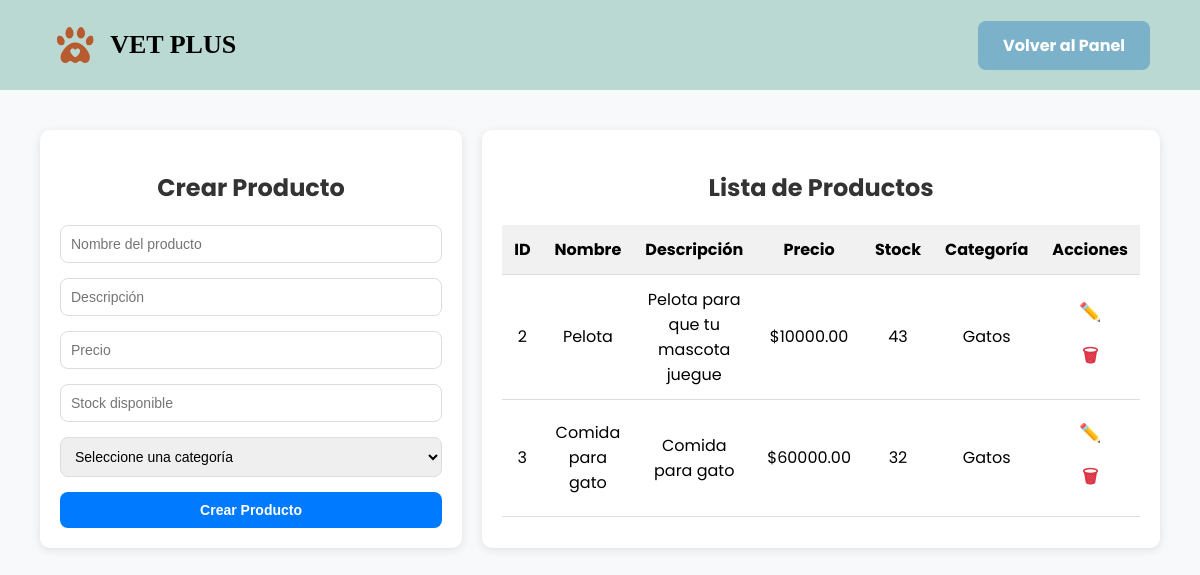
/products (signed in), run on the app's committed database.
### vetplus/models.py (models this page shows)
class Product(db.Model):
    id = db.Column(db.Integer, primary_key = True)
    name = db.Column(db.String(100), nullable = False)
    description = db.Column(db.Text, nullable = False)
    price = db.Column(db.Float, nullable = False)
    stock = db.Column(db.Integer, nullable = False)
    category_id = db.Column(db.Integer, db.ForeignKey("category.id"), nullable = False)

class Category(db.Model):
    id = db.Column(db.Integer, primary_key = True)
    name = db.Column(db.String(100), unique = True, nullable = False)
    description = db.Column(db.String(200), nullable = True)
    products = db.relationship("Product", backref = "category", lazy = True)

### vetplus/routes/products.py (the view)
@products_bp.route("/products")
@login_required
def manage_products():
    products = Product.query.all()
    categories = Category.query.all()
    return render_template("products/manage_products.html", products = products, categories = categories)

### vetplus/models.py (called while the page is built)
@login_manager.user_loader
def load_user(user_id):
    return User.query.get(int(user_id))

### templates/products/manage_products.html (shortened to what this page needs)
<!DOCTYPE html>
<html lang="es">
<head>
</head>
<body>
    <header>
        <div class="logo">
            <img src="{{ url_for('static', filename='img/logo.png') }}" alt="Logo Vetplus">
            <h1>VET PLUS</h1>
        </div>
        <a href="{{ url_for('main.dashboard') }}" class="btn">Volver al Panel</a>
    </header>
    <div class="container">
        <div class="form-section">
            <h2>Crear Producto</h2>
            <form action="{{ url_for('products.create_product') }}" method="POST">
                <input type="text" name="name" placeholder="Nombre del producto" required>
                <input type="text" name="description" placeholder="Descripción" required>
                <input type="number" step="0.01" name="price" placeholder="Precio" required>
                <input type="number" name="stock" placeholder="Stock disponible" required>
                <select name="category_id" required>
                    <option value="">Seleccione una categoría</option>
                </select>
                <button type="submit">Crear Producto</button>
            </form>
        </div>
        <div class="list-section">
            <h2>Lista de Productos</h2>
            <table>
                <thead>
                    <tr>
                        <th>ID</th>
                        <th>Nombre</th>
                        <th>Descripción</th>
                        <th>Precio</th>
                        <th>Stock</th>
                        <th>Categoría</th>
                        <th>Acciones</th>
                    </tr>
                </thead>
                <tbody>
                    {% for product in products %}
                    <tr>
                        <td>{{ product.id }}</td>
                        <td>{{ product.name }}</td>
                        <td>{{ product.description or "—" }}</td>
                        <td>${{ "%.2f"|format(product.price) }}</td>
                        <td>{{ product.stock }}</td>
                        <td>{{ product.category.name if product.category else "—" }}</td>
                        <td class="actions">
                            <form action="{{ url_for('products.edit_product', product_id=product.id) }}" method="GET"
                                style="display:inline;">
                                <button type="submit" class="edit">✏️</button>
                            </form>
                            <form action="{{ url_for('products.delete_product', product_id=product.id) }}" method="POST"
                                style="display:inline;">
                                <button type="submit" class="delete">🗑</button>
                            </form>
                        </td>
                    </tr>
                    {% endfor %}
                </tbody>
            </table>
        </div>
    </div>
</body>
</html>

### templates/products/manage_products.html (style rules this page uses)
body { font-family: 'Poppins', sans-serif; background-color: #f8f9fa; margin: 0; padding: 0; }
header { display: flex; justify-content: space-between; align-items: center; padding: 20px 50px; background-color: #b9d9d2; }
.logo { display: flex; align-items: center; gap: 10px; }
.logo img { height: 50px; }
.logo h1 { font-family: 'Just Me Again Down Here', cursive; font-size: 26px; margin: 0; }
.btn { background: #7bb1c9; border: none; padding: 12px 25px; font-size: 16px; font-weight: bold; border-radius: 8px; cursor: pointer; color: #fff; transition: transform 0.2s ease, background 0.3s ease; text-decoration: none; }
.container { display: flex; justify-content: space-between; gap: 20px; padding: 40px; }
.form-section, .list-section { background: white; padding: 20px; border-radius: 10px; box-shadow: 0px 2px 10px rgba(0, 0, 0, 0.1); flex: 1; }
h2 { text-align: center; margin-bottom: 20px; color: #333; }
form { display: flex; flex-direction: column; gap: 15px; }
input, textarea, select, button { padding: 10px; border: 1px solid #ddd; border-radius: 8px; font-size: 14px; }
button { background: #007bff; color: white; border: none; cursor: pointer; font-weight: bold; transition: 0.3s; }
table { width: 100%; border-collapse: collapse; }
th, td { padding: 12px; border-bottom: 1px solid #ddd; text-align: center; }
th { background-color: #f1f1f1; }
.actions button { background: none; border: none; cursor: pointer; font-size: 18px; margin: 0 5px; }
.actions button.edit { color: #007bff; }
.actions button.delete { color: #dc3545; }

### data on the page
Product: id "2", name "Pelota", description "Pelota para que tu mascota juegue", price "10000.00", stock "43", category "Gatos"
Product: id "3", name "Comida para gato", description "Comida para gato", price "60000.00", stock "32", category "Gatos"
